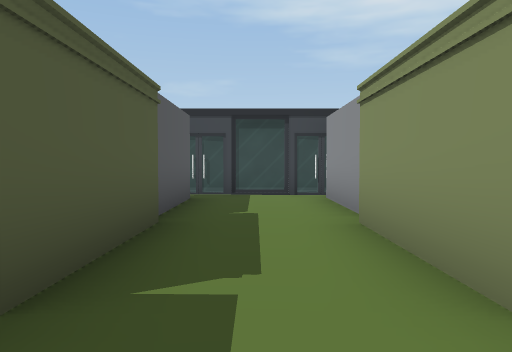
View 1 (above)

24 first-person views from a walk through a scene from a Unity 3-D project. The camera is 1.3 m above the floor, tilts 2° down and sees 70° across. The floor is counted in squares, 2 m on a side. Each view is taken from the middle of a square. On the plan, view 1 faces up. The plan holds only what a view shows up to about 11 squares ahead; the rest is blank. The place goes on beyond the plan. The player is left out. Some animated figures are not drawn. Some surface patterns are stand-ins.

View 2
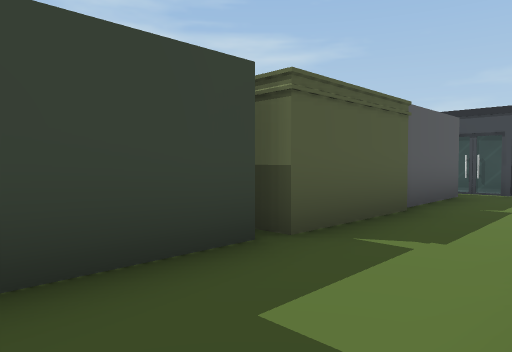

View 3
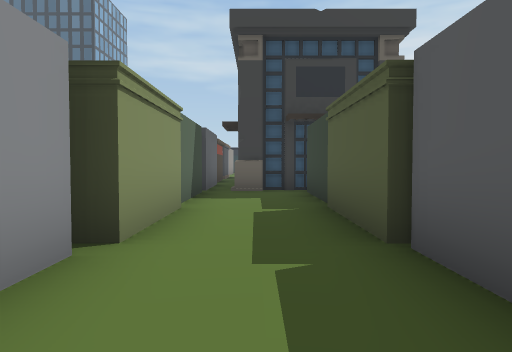

View 4
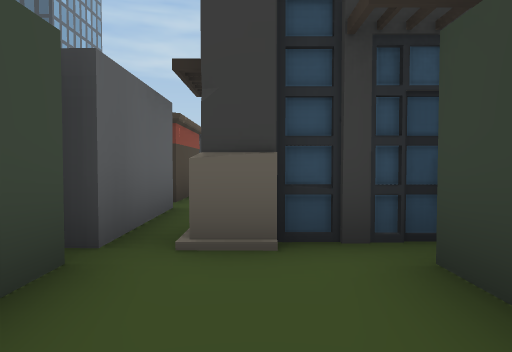

View 5
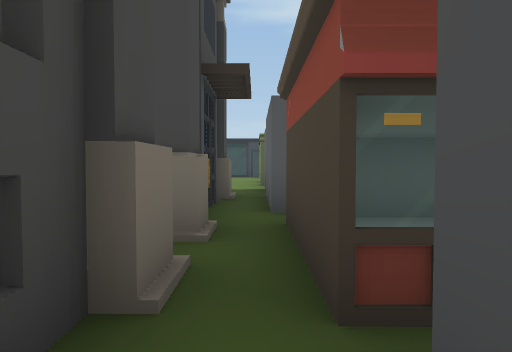

View 6
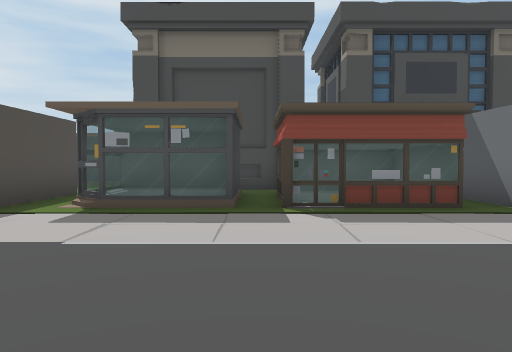

View 7
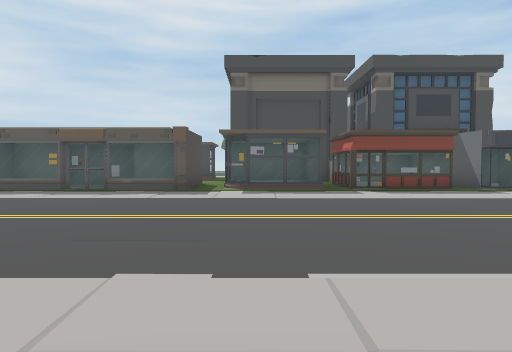

View 8
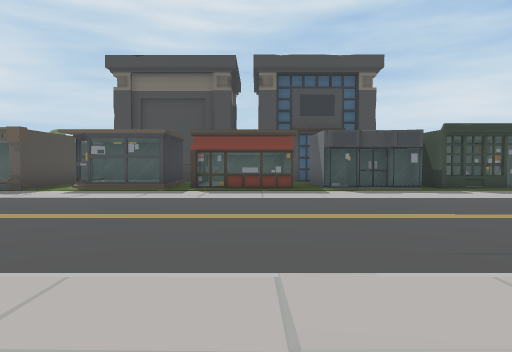

View 9
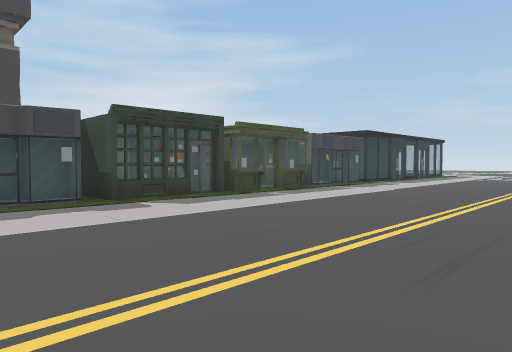

View 10
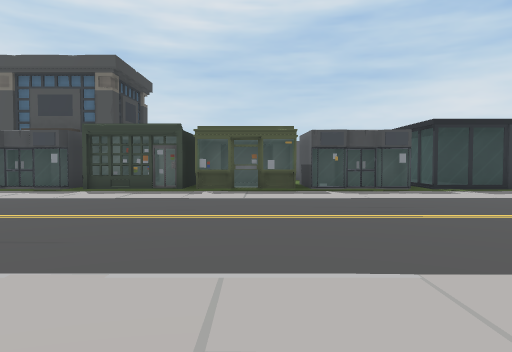

View 11
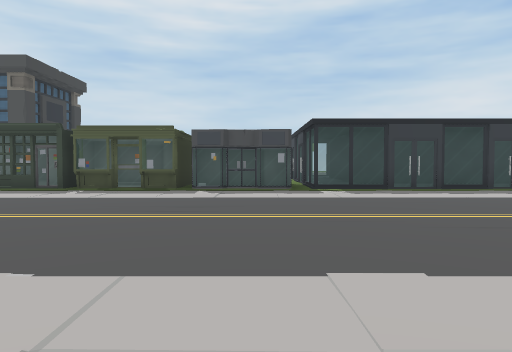

View 12
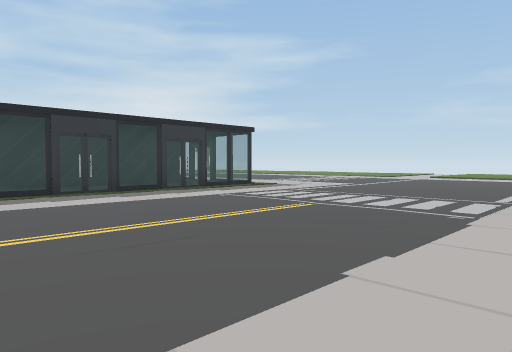

View 13
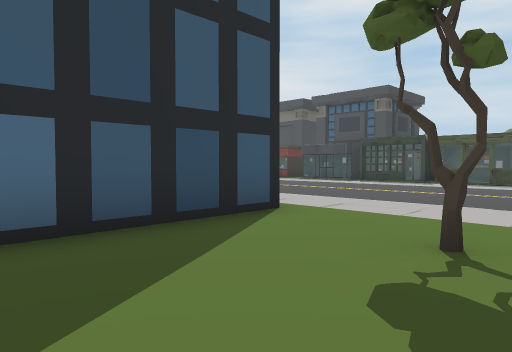

View 14
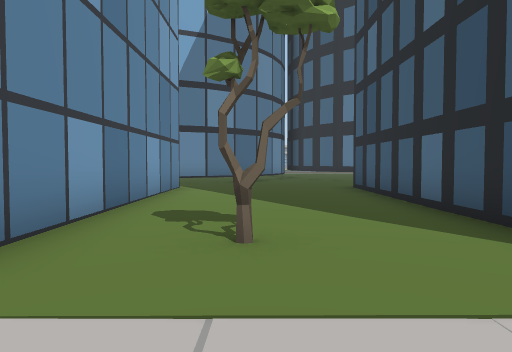

View 15
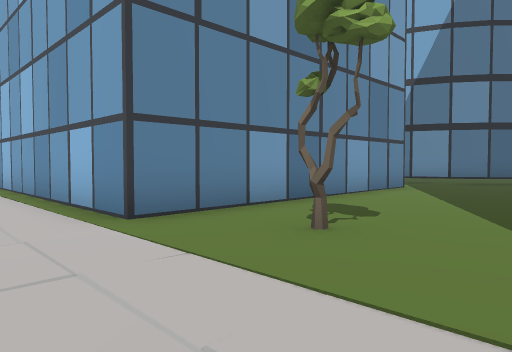

View 16
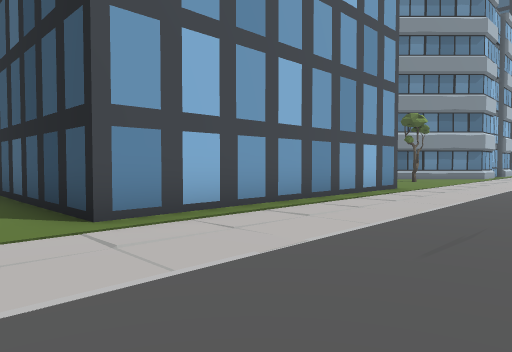

View 17
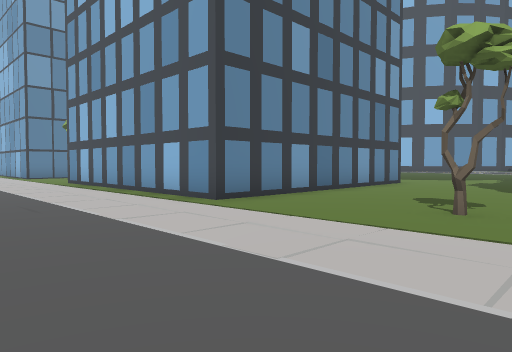

View 18
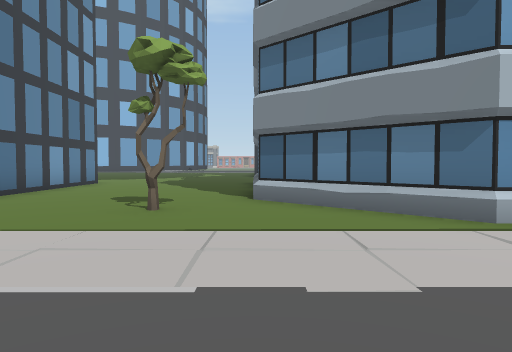

View 19
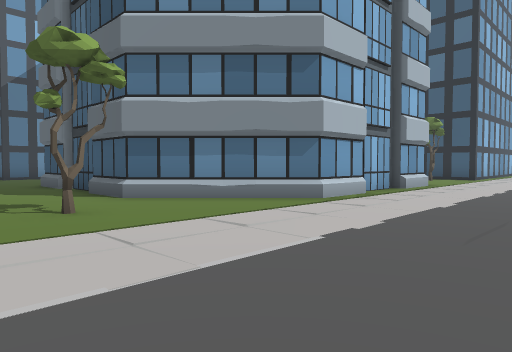

View 20
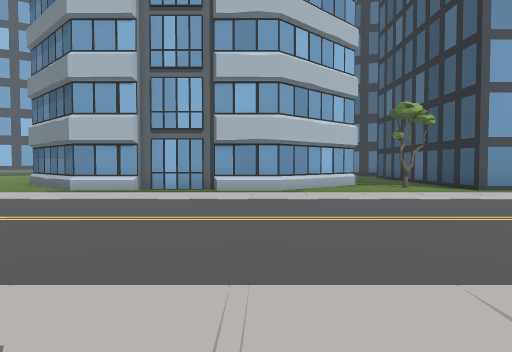

View 21
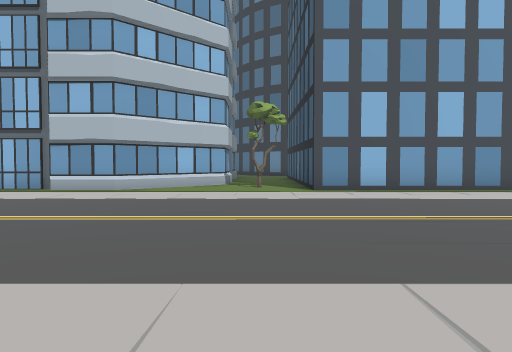

View 22
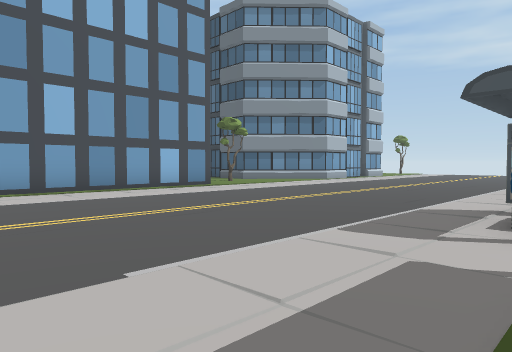

View 23
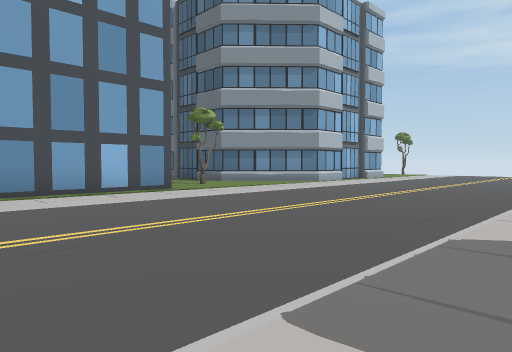

View 24
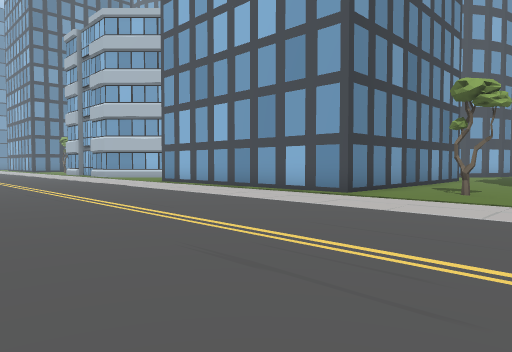

### Floor plan
Key: @ floor where view 1 was taken; # wall or solid block; . floor; / step, stairs or slope; = window, fence, low wall or low ledge; T tree; O other object.
Columns run from 2 left of view 1 to 24 right of it. Each row starts with its distance up from view 1.
 13     ### ...... #
 12     #.= ...... #
 11     #.= ...... #
 10     #.= ...... #
  9 #####=/........#
  8  =====/........#        ##
  7 O...##.........########..#
  6  O..##= .................##
  5  O..##= ...... .T.........#
  4  #..##O ...... ..........
  3 ##.. #O ...... ..........
  2 #O.. #O ...... ########..
  1  ...##. ...... #
  0  .@.##. ...... #
 -1  O..#O. ...... #
 -2 ###.#=. ...... #
 -3   #.##. ...... #
 -4   #.#O. ...... #
 -5   #.##. ...... ########
 -6   #.#=. ...... .........
 -7   #.=#= ...... .........
 -8   #.....................
 -9    .#=..........T.......
-10     ==............##.##.
-11     .............#####
-12 =   ### ...... .##
-13 #    #= ...... ##
-14      #= ...... #
-15      #= ...... #
-16      #= ...... #
-17       . ...... ##
-18         ...... .##
-19         ...... ..#
-20         ...... ...
-21       . ...... .#.
-22         ...... ...
-23       . ...... ###
-24       .........#
-25       .........#
-26       .........#
-27        ........#
-28        =...... #
-29        O...... #
-30         ...... ######
-31         ...... ......
-32         ...... .T....
-33         ...... ..
-34         ......
-35         .....

Positions as (right, up) in squares from view 1, and headings:
1: (0, 0), facing up
2: (1, -1), facing up-left
3: (0, 7), facing down
4: (0, 1), facing down
5: (1, -9), facing up
6: (9, -8), facing left
7: (13, -10), facing left
8: (13, -6), facing left
9: (10, -4), facing up-left
10: (13, 3), facing left
11: (13, 6), facing left
12: (12, 7), facing up-left
13: (17, 6), facing down-left
14: (11, 5), facing right
15: (11, 3), facing up-right
16: (9, 4), facing down-right
17: (9, -10), facing up-right
18: (9, -10), facing right
19: (9, -7), facing down-right
20: (4, -17), facing right
21: (4, -21), facing right
22: (4, -23), facing down-right
23: (5, -25), facing down-right
24: (6, -34), facing up-right
